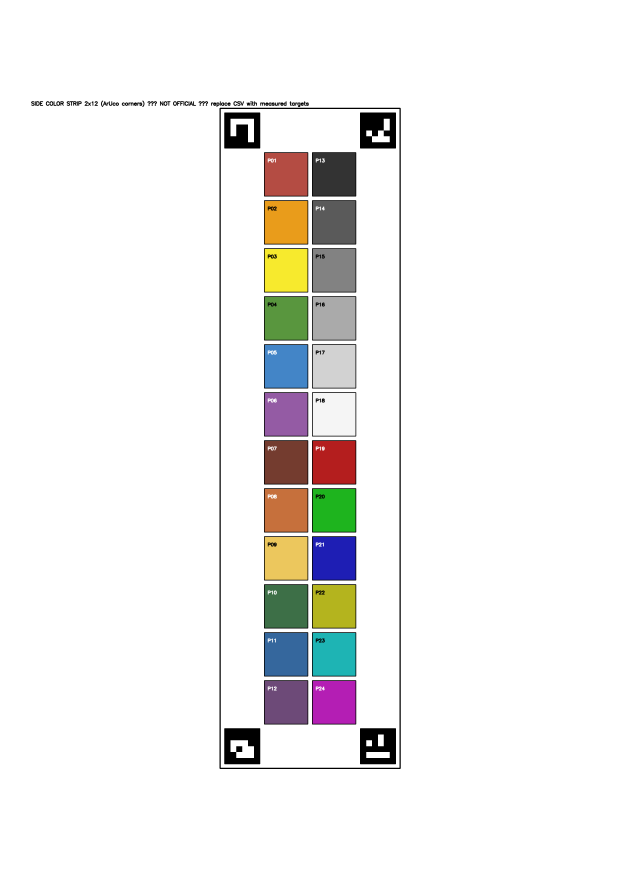
#> input picture palette/img/color_strip_2x12_aruco.png, 2481 x 3507 px (shown at 1/4 size)
$ python -i processamento_api.py   (imports and definitions only)
#> lines starting #> are read from the running program, lines starting #| are printed output that depends on the picture; after the words box and inside, x2 and y2 are one past the last pixel; in counts of white or black regions, pixels touching at a corner belong together
import base64
import io
import logging
from typing import BinaryIO, Tuple, Union

import cv2
import numpy as np
import requests
from skimage.color import rgb2lab, rgb2xyz

import colour


# [1 line not run here, left out]


# ---------------------------
# Utilidades de cor e imagem
# ---------------------------

def rgb_to_cmyk(rgb: Tuple[int, int, int]) -> Tuple[int, int, int, int]:
    """Converte RGB (0..255) para CMYK (%)."""
    r, g, b = [x / 255.0 for x in rgb]
    k = 1 - max(r, g, b)
    if k == 1:
        return (0, 0, 0, 100)
    c = (1 - r - k) / (1 - k)
    m = (1 - g - k) / (1 - k)
    y = (1 - b - k) / (1 - k)
    return (round(c * 100), round(m * 100), round(y * 100), round(k * 100))


def rgb_to_hex(rgb: Tuple[int, int, int]) -> str:
    """Converte RGB (0..255) para string HEX."""
    return "#{:02X}{:02X}{:02X}".format(*rgb)


def imagem_escura(imagem_cv: np.ndarray, limiar_media: float = 50) -> bool:
    """True se a imagem for escura com base na média do canal V em HSV."""
    hsv = cv2.cvtColor(imagem_cv, cv2.COLOR_BGR2HSV)
    v_medio = hsv[:, :, 2].mean()
    return v_medio < limiar_media


def clarear_imagem(imagem_cv: np.ndarray, fator: float = 1.8) -> np.ndarray:
    """Aumenta brilho multiplicando canal V do HSV pelo fator."""
    hsv = cv2.cvtColor(imagem_cv, cv2.COLOR_BGR2HSV)
    hsv[:, :, 2] = np.clip(hsv[:, :, 2] * fator, 0, 255).astype(np.uint8)
    return cv2.cvtColor(hsv, cv2.COLOR_HSV2BGR)


def cortar_bordas_proporcional(imagem_cv: np.ndarray, proporcao: float = 0.03) -> np.ndarray:
    """Corta bordas proporcionalmente à resolução (para remover ruído nas extremidades)."""
    h, w = imagem_cv.shape[:2]
    corte_x = int(w * proporcao)
    corte_y = int(h * proporcao)
    if corte_x * 2 >= w or corte_y * 2 >= h:
        return imagem_cv
    return imagem_cv[corte_y:h - corte_y, corte_x:w - corte_x]


def aplicar_unsharp_mask(imagem: np.ndarray, alpha: float = 1.5, beta: float = -0.85) -> np.ndarray:
    """Realça detalhes (unsharp mask)."""
    borrada = cv2.GaussianBlur(imagem, (0, 0), 3)
    return cv2.addWeighted(imagem, alpha, borrada, beta, 0)


def destacar_bordas(imagem: np.ndarray) -> np.ndarray:
    """Destaca bordas em vermelho sobre a imagem."""
    if len(imagem.shape) == 3:
        cinza = cv2.cvtColor(imagem, cv2.COLOR_BGR2GRAY)
    else:
        cinza = imagem.copy()
    bordas = cv2.Canny(cinza, 100, 200)
    kernel = np.ones((3, 3), np.uint8)
    bordas_dilatadas = cv2.dilate(bordas, kernel, iterations=1)
    imagem_bordas = imagem.copy()
    if len(imagem_bordas.shape) == 2:
        imagem_bordas = cv2.cvtColor(imagem_bordas, cv2.COLOR_GRAY2BGR)
    imagem_bordas[bordas_dilatadas > 0] = [0, 0, 255]
    return imagem_bordas


def verificar_predominio_cinza(imagem_cv: np.ndarray) -> bool:
    """True se a variância das médias RGB for baixa (predomínio de tons cinza)."""
    media_rgb = cv2.mean(imagem_cv)[:3]
    variancia_rgb = np.var(media_rgb)
    return variancia_rgb < 100  # ajustável


# ---------------------------
# Leitura de imagem + Landscape
# ---------------------------

def _ensure_landscape(img_bgr: np.ndarray) -> np.ndarray:
    """Garante orientação landscape apenas pela proporção."""
    h, w = img_bgr.shape[:2]
    if h > w:
        return cv2.rotate(img_bgr, cv2.ROTATE_90_CLOCKWISE)
    return img_bgr


def _ler_imagem_cv(
    imagem: Union[np.ndarray, bytes, bytearray, BinaryIO, io.BytesIO, str]
) -> np.ndarray:
    """Lê imagem em BGR (uint8) sem usar EXIF."""
    if isinstance(imagem, np.ndarray):
        img = imagem
        if img.ndim == 3 and img.shape[2] == 4:
            img = cv2.cvtColor(img, cv2.COLOR_BGRA2BGR)
        return _ensure_landscape(img)

    if isinstance(imagem, (bytes, bytearray)):
        data = np.frombuffer(bytes(imagem), dtype=np.uint8)
        img = cv2.imdecode(data, cv2.IMREAD_COLOR)
        if img is None:
            raise ValueError("Falha ao decodificar bytes de imagem.")
        return _ensure_landscape(img)

    if hasattr(imagem, "read"):
        raw = imagem.read()
        try:
            if hasattr(imagem, "seek"):
                imagem.seek(0)
        except Exception:  # noqa: BLE001
            pass
        data = np.frombuffer(raw, dtype=np.uint8)
        img = cv2.imdecode(data, cv2.IMREAD_COLOR)
        if img is None:
            raise ValueError("Falha ao decodificar stream de imagem.")
        return _ensure_landscape(img)

    if isinstance(imagem, str):
        with open(imagem, "rb") as f:
            raw = f.read()
        data = np.frombuffer(raw, dtype=np.uint8)
        img = cv2.imdecode(data, cv2.IMREAD_COLOR)
        if img is None:
            raise ValueError(f"Falha ao ler a imagem em: {imagem}")
        return _ensure_landscape(img)

    raise TypeError("Tipo de entrada de imagem não suportado.")


# ---------------------------
# Pipeline principal
# ---------------------------

def processar_imagem(imagem: Union[np.ndarray, bytes, bytearray, BinaryIO, io.BytesIO, str]):
    """Processa a imagem detectando ovos e retornando visualização anotada + metadados."""
    fator_elipse = 0.8

    imagem_cv = _ler_imagem_cv(imagem)
    imagem_cv = cortar_bordas_proporcional(imagem_cv)
    imagem_backup = imagem_cv.copy()

    if imagem_escura(imagem_cv, limiar_media=50):
        imagem_cv = clarear_imagem(imagem_cv, fator=1.8)

    if verificar_predominio_cinza(imagem_cv):
        imagem_cv = aplicar_unsharp_mask(imagem_cv)

    h0, w0 = imagem_cv.shape[:2]
    target_h, target_w = 826, 1113
    scale = min(target_w / w0, target_h / h0)
    if scale < 1.0:
        new_size = (int(w0 * scale), int(h0 * scale))
        imagem_cv = cv2.resize(imagem_cv, new_size, interpolation=cv2.INTER_AREA)
        imagem_backup = cv2.resize(imagem_backup, new_size, interpolation=cv2.INTER_AREA)

    imagem_cv = cv2.GaussianBlur(imagem_cv, (5, 5), 0)
    lab = cv2.cvtColor(imagem_cv, cv2.COLOR_BGR2LAB)
    l, a, b = cv2.split(lab)
    clahe = cv2.createCLAHE(clipLimit=2.0, tileGridSize=(8, 8))
    cl = clahe.apply(l)
    imagem_cv = cv2.cvtColor(cv2.merge((cl, a, b)), cv2.COLOR_LAB2BGR)

    cinza = cv2.cvtColor(imagem_cv, cv2.COLOR_BGR2GRAY)
    cinza = cv2.GaussianBlur(cinza, (5, 5), 0)
    binario = cv2.bitwise_not(
        cv2.adaptiveThreshold(
            cinza, 255, cv2.ADAPTIVE_THRESH_GAUSSIAN_C,
            cv2.THRESH_BINARY, 11, 2
        )
    )

    contornos, _ = cv2.findContours(binario, cv2.RETR_EXTERNAL, cv2.CHAIN_APPROX_SIMPLE)
    contornos = [ctr for ctr in contornos if 200 < cv2.contourArea(ctr) < 50000]
    boxes = [cv2.boundingRect(ctr) for ctr in contornos]

    median_w = float(np.median([w for _, _, w, _ in boxes])) if boxes else 0.0
    median_h = float(np.median([h for _, _, _, h in boxes])) if boxes else 0.0
    if median_w and median_h:
        boxes = [
            b for b in boxes
            if abs(b[2] - median_w) / median_w < 0.5 and abs(b[3] - median_h) / median_h < 0.5
        ]
    else:
        boxes = []

    linhas, tolerancia_y = [], median_h * 0.5 if median_h else 50
    for box in sorted(boxes, key=lambda bb: bb[1]):
        for linha in linhas:
            if abs(linha[0][1] - box[1]) < tolerancia_y:
                linha.append(box)
                break
        else:
            linhas.append([box])
    for linha in linhas:
        linha.sort(key=lambda bb: bb[0])

    backup_rgb = cv2.cvtColor(imagem_backup, cv2.COLOR_BGR2RGB)

    ovos_info, cnt = [], 1
    for linha in linhas:
        for (x, y, w, h) in linha:
            centro_x, centro_y = x + w // 2, y + h // 2
            eixo_maior = int((w // 2) * fator_elipse)
            eixo_menor = int((h // 2) * fator_elipse)

            mask = np.zeros(backup_rgb.shape[:2], dtype=np.uint8)
            cv2.ellipse(mask, (centro_x, centro_y), (eixo_maior, eixo_menor), 0, 0, 360, 255, -1)

            mean_rgb = cv2.mean(backup_rgb, mask=mask)[:3]
            rgb = tuple(int(round(v)) for v in mean_rgb)

            hexval = rgb_to_hex(rgb)
            cmyk = rgb_to_cmyk(rgb)

            lab_vec = rgb2lab(np.array([[rgb]]) / 255.0)[0][0]
            L, a_, b_ = float(lab_vec[0]), float(lab_vec[1]), float(lab_vec[2])
            C = float((a_ ** 2 + b_ ** 2) ** 0.5)
            H = float(np.degrees(np.arctan2(b_, a_)) % 360)

            xyz = rgb2xyz(np.array([[rgb]]) / 255.0)[0][0]
            X, Y, Z = float(xyz[0]), float(xyz[1]), float(xyz[2])

            rgb_norm = np.array(rgb, dtype=np.float64) / 255.0
            aces = colour.RGB_to_RGB(
                rgb_norm,
                input_colourspace=colour.RGB_COLOURSPACES['sRGB'],
                output_colourspace=colour.RGB_COLOURSPACES['ACES2065-1']
            )
            acescg = colour.RGB_to_RGB(
                rgb_norm,
                input_colourspace=colour.RGB_COLOURSPACES['sRGB'],
                output_colourspace=colour.RGB_COLOURSPACES['ACEScg']
            )
            linsrgb = colour.cctf_decoding(rgb_norm)

            orien = 'Horizontal' if w / h > 1.1 else ('Vertical' if w / h < 0.9 else 'Indefinido')

            info = {
                "num": cnt,
                "centro": (int(centro_x), int(centro_y)),
                "orientacao": orien,
                "rgb": tuple(map(int, rgb)),
                "hex": hexval,
                "cmyk": tuple(map(int, cmyk)),
                "lab": (L, a_, b_),
                "lch": (L, C, H),
                "xyz": (X, Y, Z),
                "aces": tuple(map(float, aces)),
                "acescg": tuple(map(float, acescg)),
                "linsrgb": tuple(map(float, linsrgb)),
            }

            info["descricao"] = (
                f"Centro: {info['centro']}\n"
                f"Orientação: {info['orientacao']}\n"
                f"RGB: {info['rgb']}\n"
                f"HEX: {info['hex']}\n"
                f"LAB: L={info['lab'][0]:.2f}, a={info['lab'][1]:.2f}, b={info['lab'][2]:.2f}\n"
                f"LCH: L={info['lch'][0]:.2f}, C={info['lch'][1]:.2f}, H={info['lch'][2]:.2f}\n"
                f"XYZ: X={info['xyz'][0]:.3f}, Y={info['xyz'][1]:.3f}, Z={info['xyz'][2]:.3f}\n"
                f"CMYK: {info['cmyk']}\n"
                f"ACES: R={info['aces'][0]:.4f}, G={info['aces'][1]:.4f}, B={info['aces'][2]:.4f}\n"
                f"ACEScg: R={info['acescg'][0]:.4f}, G={info['acescg'][1]:.4f}, B={info['acescg'][2]:.4f}\n"
                f"Linear sRGB: R={info['linsrgb'][0]:.4f}, G={info['linsrgb'][1]:.4f}, B={info['linsrgb'][2]:.4f}"
            )

            ovos_info.append(info)

            cv2.rectangle(imagem_backup, (x, y), (x + w, y + h), (0, 255, 0), 2)
            if w / h > 1.1:
                cv2.line(imagem_backup, (x, y), (x + w, y + h), (0, 0, 255), 4)
                cv2.line(imagem_backup, (x + w, y), (x, y + h), (0, 0, 255), 4)
            cv2.ellipse(imagem_backup, (centro_x, centro_y), (eixo_maior, eixo_menor),
                        0, 0, 360, (255, 0, 255), 2)
            cv2.putText(
                imagem_backup,
                str(cnt),
                (centro_x - 10, centro_y + 10),
                cv2.FONT_HERSHEY_SIMPLEX,
                1,
                (255, 0, 0),
                2,
            )

            rect_y1 = max(y - 25, 0)
            rect_y2 = max(y, 0)
            cv2.rectangle(
                imagem_backup,
                (x, rect_y1),
                (x + 25, rect_y2),
                (int(rgb[2]), int(rgb[1]), int(rgb[0])),
                -1,
            )
            cv2.putText(
                imagem_backup,
                f'C:{cmyk[0]} M:{cmyk[1]} Y:{cmyk[2]} K:{cmyk[3]}',
                (x + 30, rect_y1 + 18),
                cv2.FONT_HERSHEY_SIMPLEX,
                0.5,
                (255, 255, 255),
                1,
            )
            cv2.putText(
                imagem_backup,
                orien,
                (x, y + h + 20),
                cv2.FONT_HERSHEY_SIMPLEX,
                0.5,
                (255, 255, 0),
                1,
            )

            cnt += 1

    ok, buf = cv2.imencode(".png", imagem_backup)
    if not ok:
        raise RuntimeError("Falha ao codificar a imagem de saída em PNG.")
    img_b64 = base64.b64encode(buf.tobytes()).decode("utf-8")
    return img_b64, ovos_info


def processar_imagem_por_url(url: str, timeout: int = 20):
    """Baixa a imagem de ``url`` e processa com ``processar_imagem``."""
    resp = requests.get(url, timeout=timeout)
    resp.raise_for_status()
    return processar_imagem(io.BytesIO(resp.content))


__all__ = [
    "processar_imagem",
    "processar_imagem_por_url",
]

>>> import cv2
>>> picture = cv2.imread('../palette/img/color_strip_2x12_aruco.png')
#> picture is the input picture: shape (3507, 2481, 3); mean B, G, R 238.7, 240, 240.8
>>> result = processar_imagem(picture)
#> in cortar_bordas_proporcional, `return imagem_cv[corte_y:h - corte_y, corte_x:w - corte_x]`:
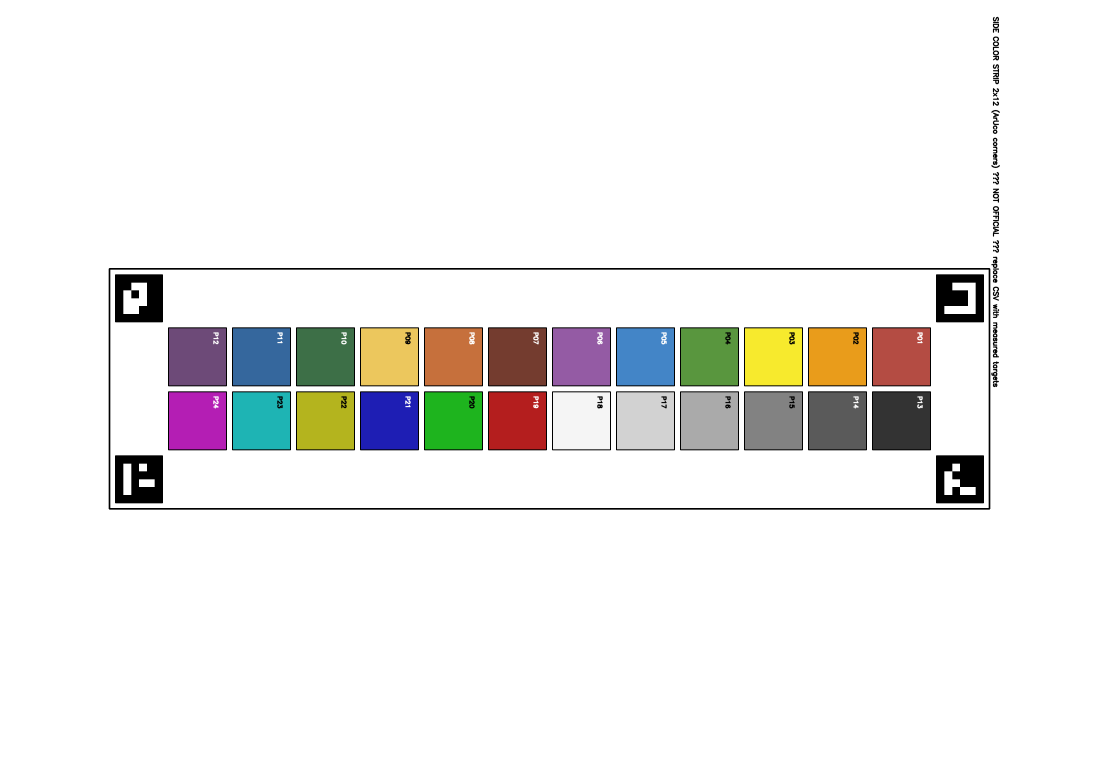
#> returned value: shape (2333, 3297, 3) (shown at 1/3 size); mean of channels 0, 1, 2 236.6, 238, 238.9; drawn as B, G, R
#> in imagem_escura, `hsv = cv2.cvtColor(imagem_cv, cv2.COLOR_BGR2HSV)`: hsv: shape (2333, 3297, 3); mean H, S, V 4.3, 11.9, 242
#> in imagem_escura, `v_medio = hsv[:, :, 2].mean()`: v_medio = 242
#> in verificar_predominio_cinza, `media_rgb = cv2.mean(imagem_cv)[:3]`: media_rgb = (236.6, 238, 238.9)
#> in verificar_predominio_cinza, `variancia_rgb = np.var(media_rgb)`: variancia_rgb = 0.933
#> in processar_imagem, `imagem_cv = cv2.resize(imagem_cv, new_size, interpolation=cv2.INTER_AR..`:
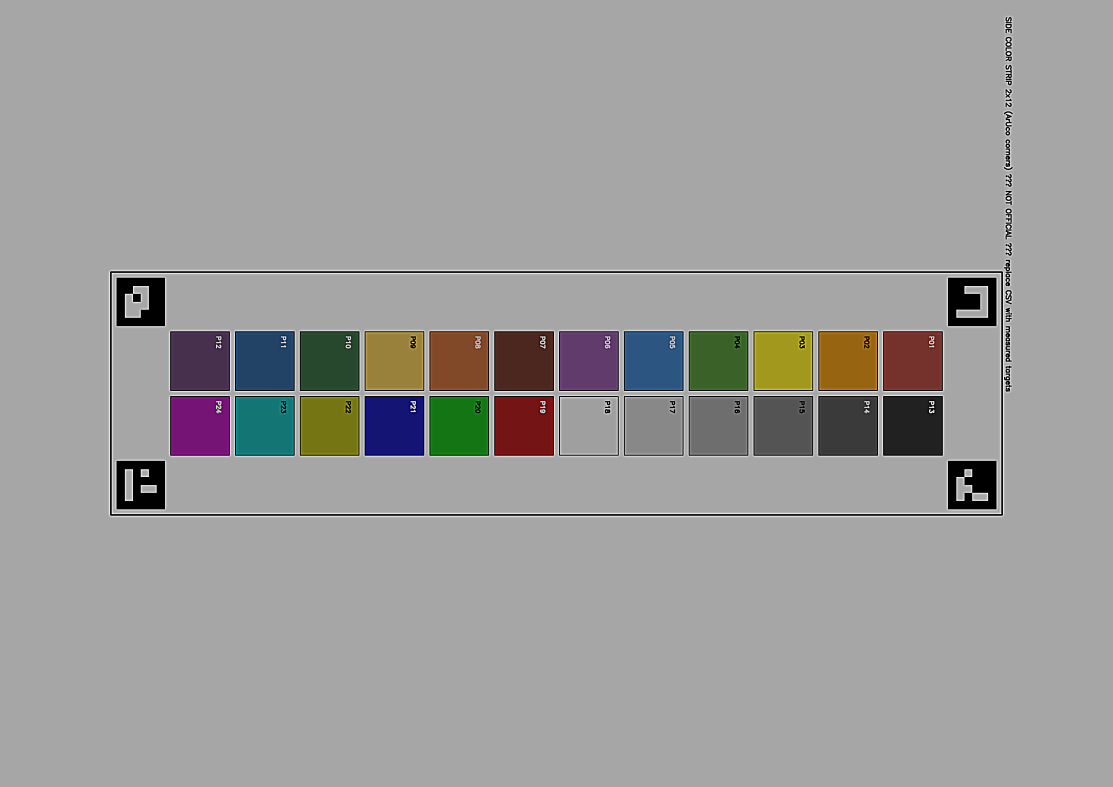
#> imagem_cv: shape (787, 1113, 3); mean B, G, R 155.3, 156.3, 156.9
#> in processar_imagem, `lab = cv2.cvtColor(imagem_cv, cv2.COLOR_BGR2LAB)`: lab: shape (787, 1113, 3); mean of channels 0, 1, 2 164.5, 128.4, 128.7
#> in processar_imagem, `l, a, b = cv2.split(lab)`:
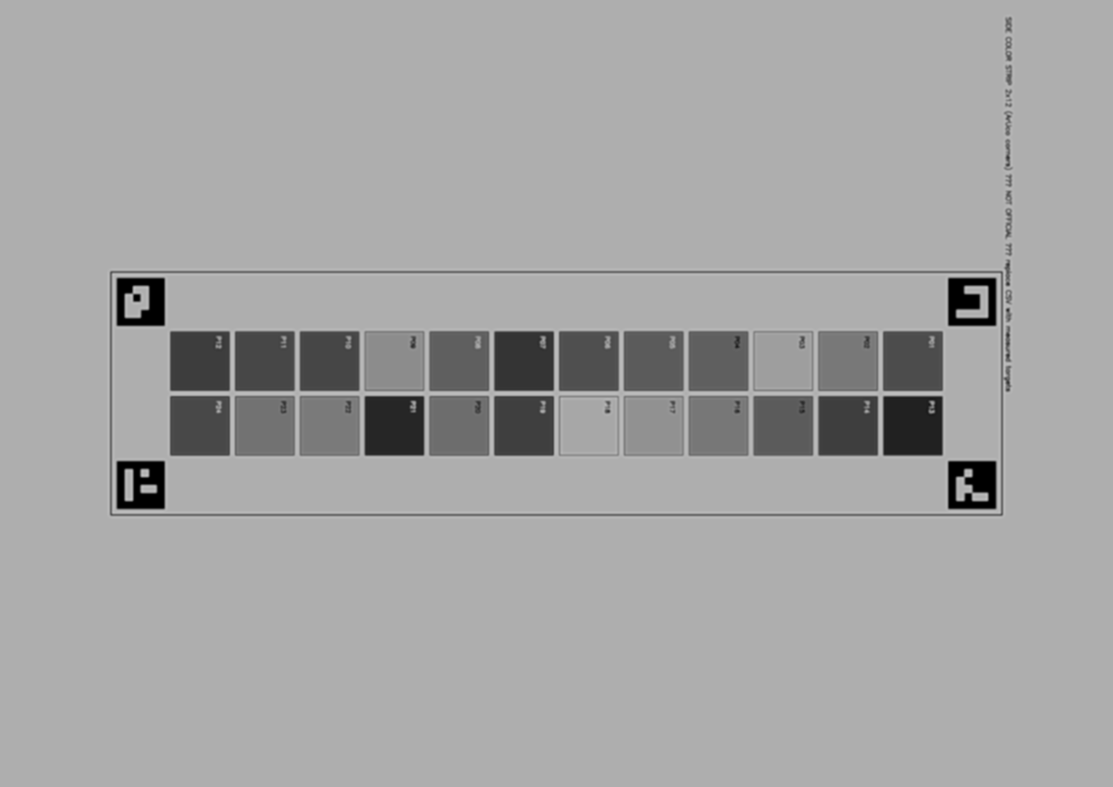
#> l: shape (787, 1113); min 0, max 193, mean 164.5
#> in processar_imagem, `l, a, b = cv2.split(lab)`:
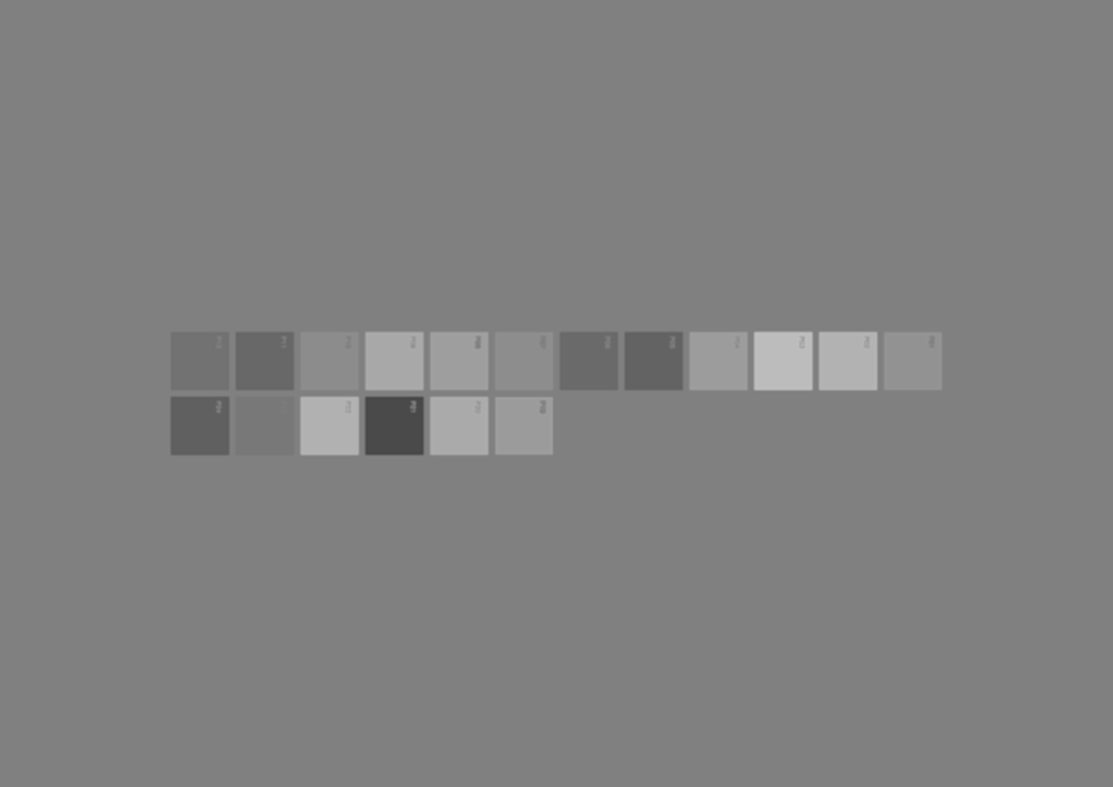
#> b: shape (787, 1113); min 69, max 192, mean 128.7
#> in processar_imagem, `binario = cv2.bitwise_not( cv2.adaptiveThreshold( cinza, 255, cv2.ADAP..`:
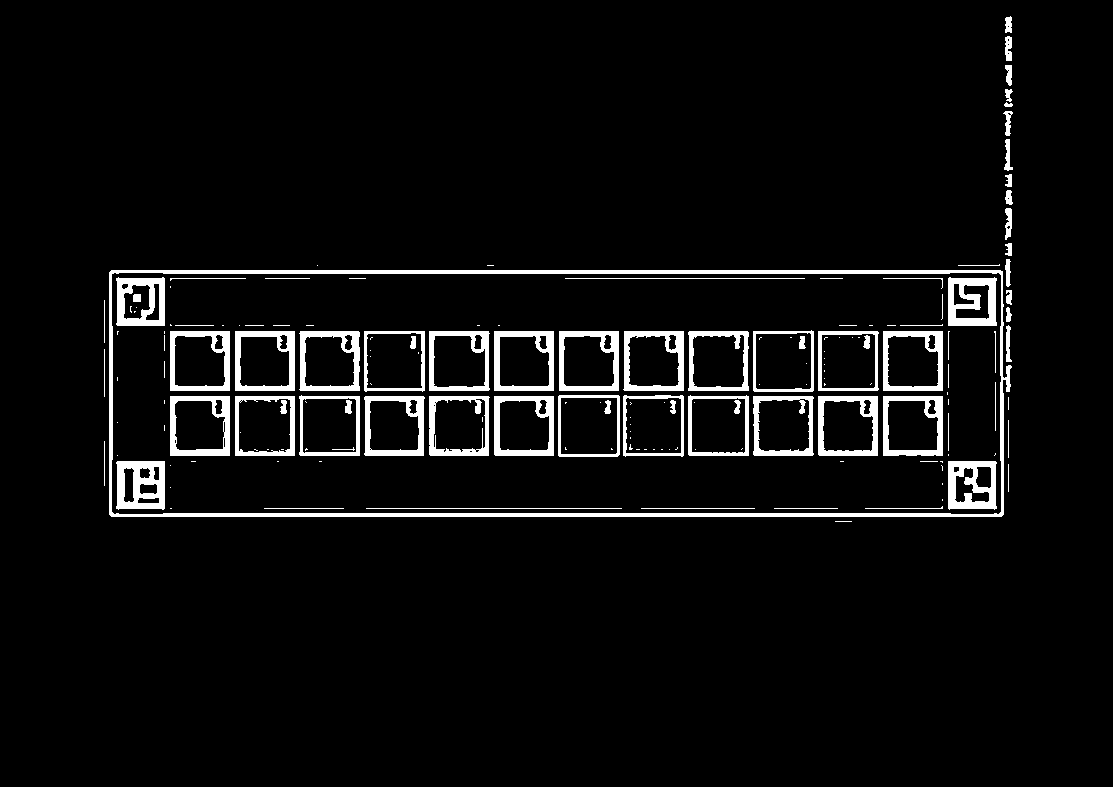
#> binario: shape (787, 1113); 5.2% white; 171 white regions (93 under 20 px)
#> in processar_imagem, `contornos, _ = cv2.findContours(binario, cv2.RETR_EXTERNAL, cv2.CHAIN_..`: contornos = 26 contours, 10 with area under 20; largest, box (x1, y1, x2, y2) and area: (109, 270, 1012, 517) 219890, (1005, 208, 1012, 240) 132, (1005, 36, 1012, 61) 120, (1004, 139, 1013, 171) 108, (1006, 325, 1012, 362) 105
#> in processar_imagem, `contornos = [ctr for ctr in contornos if 200 < cv2.contourArea(ctr) < ..`: contornos = []
#> in processar_imagem, `median_w = float(np.median([w for _, _, w, _ in boxes])) if boxes else..`: median_w = 0
#> in processar_imagem, `linhas, tolerancia_y = [], median_h * 0.5 if median_h else 50`: linhas = []; tolerancia_y = 50
#> after the loop in processar_imagem, `for linha in linhas:`: cnt = 1; ovos_info = []
